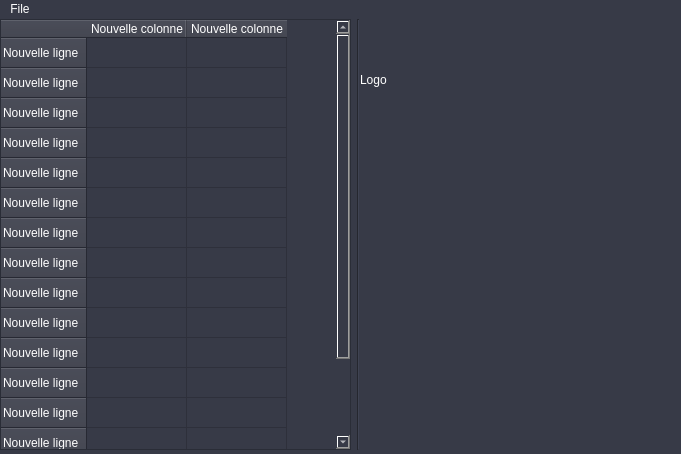
<?xml version="1.0" encoding="UTF-8"?>
<ui version="4.0">
 <class>Gestionnaire_Password</class>
 <widget class="QMainWindow" name="Gestionnaire_Password">
  <property name="geometry">
   <rect>
    <x>0</x>
    <y>0</y>
    <width>681</width>
    <height>454</height>
   </rect>
  </property>
  <property name="windowTitle">
   <string>MainWindow</string>
  </property>
  <property name="styleSheet">
   <string notr="true">/*Reste*/
QWidget {
	background-color: rgb(55,58,71);
	color: #FFF;
}</string>
  </property>
  <widget class="QWidget" name="centralwidget">
   <widget class="Line" name="line">
    <property name="geometry">
     <rect>
      <x>350</x>
      <y>0</y>
      <width>16</width>
      <height>431</height>
     </rect>
    </property>
    <property name="orientation">
     <enum>Qt::Vertical</enum>
    </property>
   </widget>
   <widget class="QLabel" name="label">
    <property name="geometry">
     <rect>
      <x>360</x>
      <y>10</y>
      <width>91</width>
      <height>101</height>
     </rect>
    </property>
    <property name="text">
     <string>Logo</string>
    </property>
   </widget>
   <widget class="QTableWidget" name="table">
    <property name="geometry">
     <rect>
      <x>0</x>
      <y>0</y>
      <width>351</width>
      <height>431</height>
     </rect>
    </property>
    <property name="styleSheet">
     <string notr="true">QTableWidget
{
	background-color: rgb(55,58,71);
	color: #FFF;
}

/*Reste*/

	


QScrollBar:vertical
{
	border: none;
	background-color: rgb(59,59,90);
	width : 14px;
	margin: 15px 0 15px 0;
	border-radius: 0px;
}

QScrollBar::handle:vertical
{
	background-color: rgb(80,80,122);
	min-height: 30px;
	border-radius: 7px;
}

QScrollBar::handle:vertical:hover {
	background-color: rgb(255,0,127);
}

QScrollBar::handle:vertical:pressed {
	background-color: rgb(185,0,92);
}

QScrollBar::sub-line:vertical {
	border:none;
	background-color: rgb(59,59,90);
	height:15px;
	border-bottom-left-radius: 7px;
	border-bottom-right-radius: 7px;
	subcontrol-position: bottom;
	subcontrol-origin: margin;
}

QScrollBar::sub-line-vertical:hover {
	background-color: rgb(255,0,127);
}

QScrollBar::sub-line:vertical:pressed {
	background-color: rgb(185,0,92);
}

QScrollBar::add-line:vertical {
	border:none;
	background-color: rgb(59,59,90);
	height:15px;
	border-top-left-radius: 7px;
	border-top-right-radius: 7px;
	subcontrol-position: top;
	subcontrol-origin: margin;
}

QScrollBar::add-line-vertical:hover {
	background-color: rgb(255,0,127);
}

QScrollBar::add-line:vertical:pressed {
	background-color: rgb(185,0,92);
}


QScrollBar::up-arrow:vertical, QScrollBar::down-arrow:vertica {
	background: none;
}

QScrollBar::add-page:vertical, QScrollBar::sub-page:vertical {
	background: none;
}
</string>
    </property>
    <row>
     <property name="text">
      <string>Nouvelle ligne</string>
     </property>
    </row>
    <row>
     <property name="text">
      <string>Nouvelle ligne</string>
     </property>
    </row>
    <row>
     <property name="text">
      <string>Nouvelle ligne</string>
     </property>
    </row>
    <row>
     <property name="text">
      <string>Nouvelle ligne</string>
     </property>
    </row>
    <row>
     <property name="text">
      <string>Nouvelle ligne</string>
     </property>
    </row>
    <row>
     <property name="text">
      <string>Nouvelle ligne</string>
     </property>
    </row>
    <row>
     <property name="text">
      <string>Nouvelle ligne</string>
     </property>
    </row>
    <row>
     <property name="text">
      <string>Nouvelle ligne</string>
     </property>
    </row>
    <row>
     <property name="text">
      <string>Nouvelle ligne</string>
     </property>
    </row>
    <row>
     <property name="text">
      <string>Nouvelle ligne</string>
     </property>
    </row>
    <row>
     <property name="text">
      <string>Nouvelle ligne</string>
     </property>
    </row>
    <row>
     <property name="text">
      <string>Nouvelle ligne</string>
     </property>
    </row>
    <row>
     <property name="text">
      <string>Nouvelle ligne</string>
     </property>
    </row>
    <row>
     <property name="text">
      <string>Nouvelle ligne</string>
     </property>
    </row>
    <row>
     <property name="text">
      <string>Nouvelle ligne</string>
     </property>
    </row>
    <row>
     <property name="text">
      <string>Nouvelle ligne</string>
     </property>
    </row>
    <column>
     <property name="text">
      <string>Nouvelle colonne</string>
     </property>
    </column>
    <column>
     <property name="text">
      <string>Nouvelle colonne</string>
     </property>
    </column>
   </widget>
  </widget>
  <widget class="QMenuBar" name="menubar">
   <property name="geometry">
    <rect>
     <x>0</x>
     <y>0</y>
     <width>681</width>
     <height>21</height>
    </rect>
   </property>
   <widget class="QMenu" name="menuFile">
    <property name="title">
     <string>File</string>
    </property>
    <widget class="QMenu" name="menuOuvrir_une_base_de_donn_es">
     <property name="title">
      <string>Ouvrir une base de données</string>
     </property>
     <addaction name="separator"/>
    </widget>
    <addaction name="menuOuvrir_une_base_de_donn_es"/>
   </widget>
   <addaction name="menuFile"/>
  </widget>
 </widget>
 <resources/>
 <connections/>
</ui>
